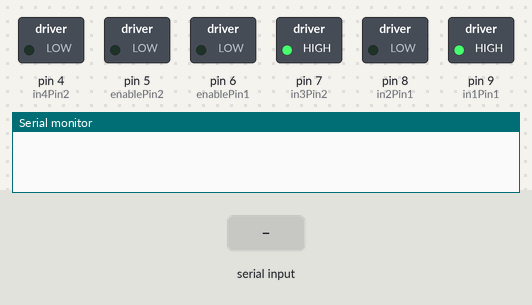
A sketch run on a simulated Arduino Uno, built with avr-gcc and run on an emulated ATmega328P. On the bench: switched loads named in the sketch (green lamp = pin HIGH), the last lines printed to the serial monitor. The inputs (shaded band) are chosen by the test bench.

Above: at 1.2 s.
1.3 s: "F" received over the second serial link
At 2.2 s:
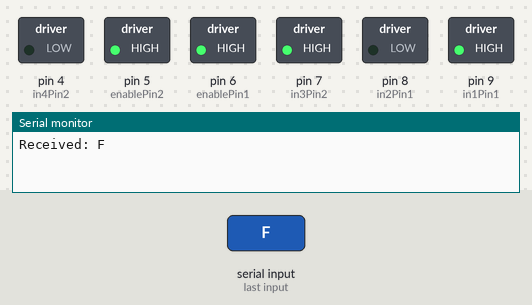
2.8 s: "R" received over the second serial link
At 3.3 s:
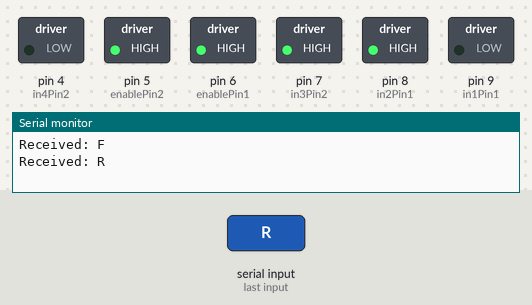
4.3 s: "L" received over the second serial link
At 5.5 s:
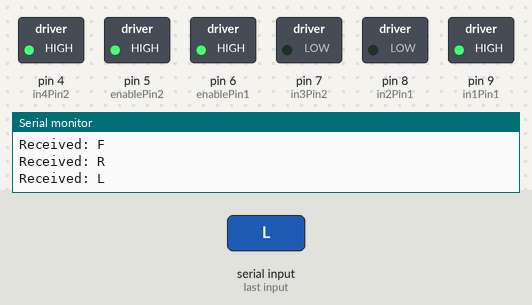
5.8 s: "B" received over the second serial link
At 6.8 s:
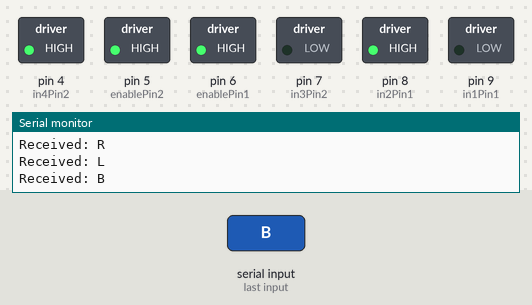
Timing chart, 0 to 8.3 s (numbered marks = the images above; inputs shaded):
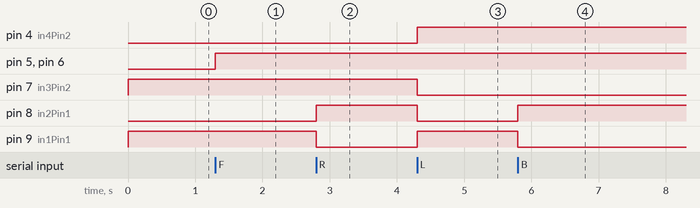

The sketch:

Arduino_listening_to_ESP8266_vaste_snelheid_robot.ino
```cpp
#include <SoftwareSerial.h>

int enablePin1 = 6;
int in1Pin1 = 9;
int in2Pin1 = 8;

int enablePin2 = 5;
int in4Pin2 = 4;
int in3Pin2 = 7;

int speedR = 255;
int speedL = 255;
boolean on = false;
boolean reverseR = false;
boolean reverseL = false;

SoftwareSerial ESPserial(2, 3); // RX | TX

void setup()
{
  Serial.begin(115200);
  pinMode(in1Pin1, OUTPUT);
  pinMode(in2Pin1, OUTPUT);
  pinMode(enablePin1, OUTPUT);
  pinMode(in4Pin2, OUTPUT);
  pinMode(in3Pin2, OUTPUT);
  pinMode(enablePin2, OUTPUT);

  while (!Serial) {
    ; // wait for serial port to connect. Needed for native USB
  }

  ESPserial.begin(115200);
}

void loop()
{
  if(ESPserial.available()){
    // read a byte from the serial port:

    int inByte = ESPserial.read();
    Serial.print("Received: ");
    Serial.write(inByte);
    Serial.println();
    switch (inByte){
      case 'F' : on = true;
                 reverseR = false;
                 reverseL = false;
                 break;
      case 'R' : on = true;
                 reverseR = true;
                 reverseL = false;
                 break;
      case 'L' : on = true;
                 reverseL = true;
                 reverseR = false;
                 break;
      case 'B' : on = true;
                 reverseR = true;
                 reverseL = true;
                 break;
      case '0' : on = false;
                 reverseR = false;
                 reverseL = false;
      default:   break;
    }
  }

  if (on){
    setMotorR(speedR, reverseR);
    setMotorL(speedL, reverseL);
  }
  else{
    setMotorR(0, reverseR);
    setMotorL(0, reverseL);
  }
}

void setMotorR(int speedR, boolean reverse)
{
  analogWrite(enablePin1, speedR);
  digitalWrite(in1Pin1, ! reverse);
  digitalWrite(in2Pin1, reverse);
}
void setMotorL(int speedL, boolean reverseL)
{
  analogWrite(enablePin2, speedL);
  digitalWrite(in3Pin2, ! reverseL);
  digitalWrite(in4Pin2, reverseL);
}
```

Measured:
- after the input at 1.3 s, pin 5 (enablePin2), pin 6 (enablePin1): LOW → HIGH at once
- after the input at 2.8 s, pin 8 (in2Pin1): LOW → HIGH at once; pin 9 (in1Pin1): HIGH → LOW at once
- after the input at 4.3 s, pin 4 (in4Pin2), pin 9 (in1Pin1): LOW → HIGH at once; pin 7 (in3Pin2), pin 8 (in2Pin1): HIGH → LOW at once
- after the input at 5.8 s, pin 8 (in2Pin1): LOW → HIGH at once; pin 9 (in1Pin1): HIGH → LOW at once
